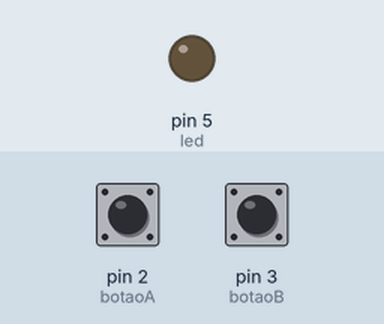
This sketch was run on a simulated Arduino Uno, built with avr-gcc and run on an emulated ATmega328P. On the bench: output pins drawn as LEDs (lit = HIGH). The test bench sets the inputs (shaded band); at power-on: pin 2 (botaoA) HIGH, pin 3 (botaoB) HIGH.

Above: at 1.2 s.
1.3 s: pin 2 (botaoA) pulled LOW for 0.15 s
At 1.7 s:
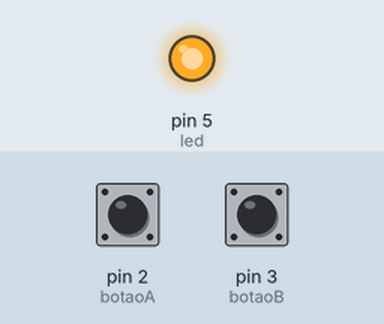
4.4 s: pin 2 (botaoA) pulled LOW for 3.2 s
At 5.5 s:
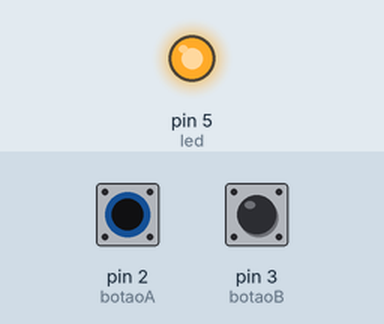
9.1 s: pin 3 (botaoB) pulled LOW for 0.15 s
At 10.0 s:
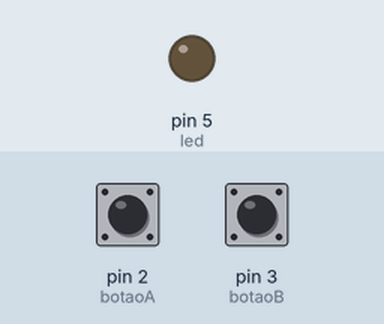
10.7 s: pin 2 (botaoA) driven LOW and pin 3 (botaoB) driven LOW
At 11.0 s:
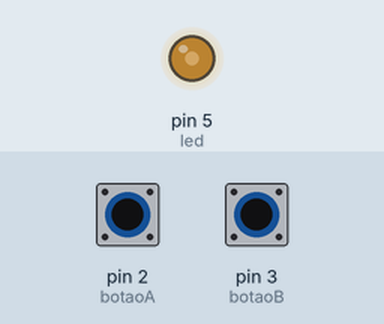
12.2 s: pin 3 (botaoB) driven HIGH
At 13.4 s:
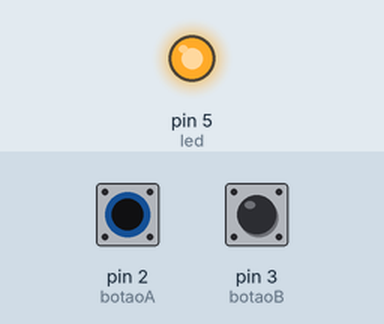
Timing chart, 0 to 14.7 s (numbered marks = the images above; inputs shaded):
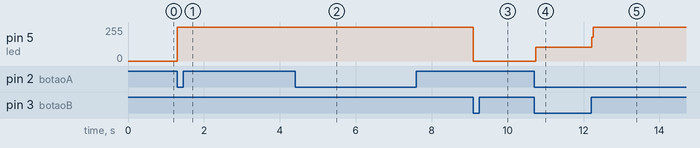

The sketch:

TemporizcCancel.ino
```cpp
const int botaoA = 2;
const int botaoB = 3;
const int led = 5;

unsigned long tempoInicio = 0;
bool ativo = false;

void setup() {
  pinMode(botaoA, INPUT_PULLUP);
  pinMode(botaoB, INPUT_PULLUP);
  pinMode(led, OUTPUT);
}

void loop() {
  if (digitalRead(botaoA) == LOW) {
    ativo = true;
    tempoInicio = millis();
    digitalWrite(led, HIGH);
  }

  if (ativo && digitalRead(botaoB) == LOW) {
    ativo = false;
    digitalWrite(led, LOW);
  }

  if (ativo && millis() - tempoInicio >= 5000) {
    ativo = false;
    digitalWrite(led, LOW);
  }
}
```

Measured:
- after the input at 1.3 s, pin 5 (led): 0/255 → 255/255 at once
- after the input at 4.4 s, pin 5 (led): stays 255/255 (without the input it goes to 0/255 after 2.0 s)
- after the input at 9.1 s, pin 5 (led): 255/255 → 0/255 at once
- after the input at 10.7 s, pin 5 (led): 0/255 → 105/255 at once
- after the input at 12.2 s, pin 5 (led): 105/255 → 255/255 at once
